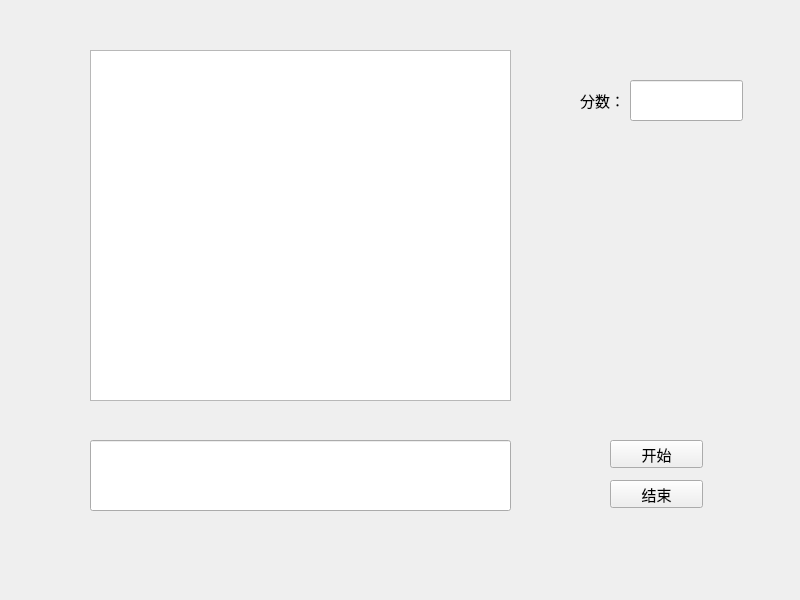
<?xml version="1.0" encoding="UTF-8"?>
<ui version="4.0">
 <class>Widget</class>
 <widget class="QWidget" name="Widget">
  <property name="geometry">
   <rect>
    <x>0</x>
    <y>0</y>
    <width>800</width>
    <height>600</height>
   </rect>
  </property>
  <property name="windowTitle">
   <string>Widget</string>
  </property>
  <widget class="QPushButton" name="pushButton">
   <property name="geometry">
    <rect>
     <x>610</x>
     <y>440</y>
     <width>93</width>
     <height>28</height>
    </rect>
   </property>
   <property name="font">
    <font>
     <pointsize>11</pointsize>
    </font>
   </property>
   <property name="text">
    <string>开始</string>
   </property>
  </widget>
  <widget class="QPushButton" name="pushButton_2">
   <property name="geometry">
    <rect>
     <x>610</x>
     <y>480</y>
     <width>93</width>
     <height>28</height>
    </rect>
   </property>
   <property name="font">
    <font>
     <pointsize>11</pointsize>
    </font>
   </property>
   <property name="text">
    <string>结束</string>
   </property>
  </widget>
  <widget class="QLineEdit" name="lineEdit">
   <property name="geometry">
    <rect>
     <x>630</x>
     <y>80</y>
     <width>113</width>
     <height>41</height>
    </rect>
   </property>
   <property name="text">
    <string/>
   </property>
  </widget>
  <widget class="QLineEdit" name="lineEdit_2">
   <property name="geometry">
    <rect>
     <x>90</x>
     <y>440</y>
     <width>421</width>
     <height>71</height>
    </rect>
   </property>
   <property name="font">
    <font>
     <pointsize>11</pointsize>
    </font>
   </property>
   <property name="text">
    <string/>
   </property>
  </widget>
  <widget class="QTextEdit" name="textEdit">
   <property name="geometry">
    <rect>
     <x>90</x>
     <y>50</y>
     <width>421</width>
     <height>351</height>
    </rect>
   </property>
   <property name="font">
    <font>
     <pointsize>11</pointsize>
    </font>
   </property>
   <property name="html">
    <string>&lt;!DOCTYPE HTML PUBLIC &quot;-//W3C//DTD HTML 4.0//EN&quot; &quot;http://www.w3.org/TR/REC-html40/strict.dtd&quot;&gt;
&lt;html&gt;&lt;head&gt;&lt;meta name=&quot;qrichtext&quot; content=&quot;1&quot; /&gt;&lt;style type=&quot;text/css&quot;&gt;
p, li { white-space: pre-wrap; }
&lt;/style&gt;&lt;/head&gt;&lt;body style=&quot; font-family:'SimSun'; font-size:11pt; font-weight:400; font-style:normal;&quot;&gt;
&lt;p style=&quot;-qt-paragraph-type:empty; margin-top:0px; margin-bottom:0px; margin-left:0px; margin-right:0px; -qt-block-indent:0; text-indent:0px; font-size:9pt;&quot;&gt;&lt;br /&gt;&lt;/p&gt;&lt;/body&gt;&lt;/html&gt;</string>
   </property>
  </widget>
  <widget class="QLabel" name="label">
   <property name="geometry">
    <rect>
     <x>580</x>
     <y>70</y>
     <width>41</width>
     <height>61</height>
    </rect>
   </property>
   <property name="font">
    <font>
     <pointsize>11</pointsize>
    </font>
   </property>
   <property name="text">
    <string>分数：</string>
   </property>
  </widget>
 </widget>
 <layoutdefault spacing="6" margin="11"/>
 <resources/>
 <connections/>
</ui>
